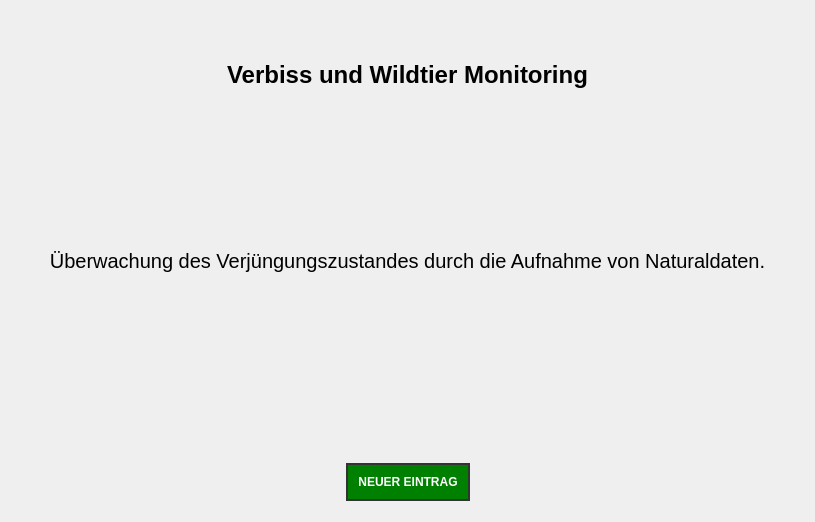
<?xml version="1.0" encoding="UTF-8"?>
<ui version="4.0">
 <class>Form</class>
 <widget class="QWidget" name="Form">
  <property name="geometry">
   <rect>
    <x>0</x>
    <y>0</y>
    <width>815</width>
    <height>522</height>
   </rect>
  </property>
  <property name="windowTitle">
   <string>Form</string>
  </property>
  <layout class="QGridLayout" name="gridLayout">
   <item row="0" column="0">
    <widget class="QWidget" name="lfbHeadline" native="true">
     <layout class="QVBoxLayout" name="_2">
      <property name="topMargin">
       <number>50</number>
      </property>
      <property name="bottomMargin">
       <number>10</number>
      </property>
      <item>
       <widget class="QLabel" name="label">
        <property name="sizePolicy">
         <sizepolicy hsizetype="Preferred" vsizetype="Fixed">
          <horstretch>0</horstretch>
          <verstretch>0</verstretch>
         </sizepolicy>
        </property>
        <property name="font">
         <font>
          <pointsize>18</pointsize>
          <weight>75</weight>
          <bold>true</bold>
         </font>
        </property>
        <property name="text">
         <string>Verbiss und Wildtier Monitoring</string>
        </property>
        <property name="alignment">
         <set>Qt::AlignCenter</set>
        </property>
        <property name="margin">
         <number>10</number>
        </property>
       </widget>
      </item>
      <item>
       <widget class="QLabel" name="label_2">
        <property name="font">
         <font>
          <pointsize>15</pointsize>
         </font>
        </property>
        <property name="text">
         <string>Überwachung des Verjüngungszustandes durch die Aufnahme von Naturaldaten.</string>
        </property>
        <property name="alignment">
         <set>Qt::AlignCenter</set>
        </property>
        <property name="wordWrap">
         <bool>true</bool>
        </property>
        <property name="margin">
         <number>5</number>
        </property>
       </widget>
      </item>
      <item>
       <layout class="QHBoxLayout" name="horizontalLayout">
        <property name="leftMargin">
         <number>0</number>
        </property>
        <property name="topMargin">
         <number>20</number>
        </property>
        <item>
         <spacer name="horizontalSpacer">
          <property name="orientation">
           <enum>Qt::Horizontal</enum>
          </property>
          <property name="sizeHint" stdset="0">
           <size>
            <width>40</width>
            <height>20</height>
           </size>
          </property>
         </spacer>
        </item>
        <item>
         <widget class="QPushButton" name="lfbNewEntry">
          <property name="font">
           <font>
            <weight>75</weight>
            <bold>true</bold>
           </font>
          </property>
          <property name="cursor">
           <cursorShape>PointingHandCursor</cursorShape>
          </property>
          <property name="styleSheet">
           <string notr="true">QPushButton{
	border-radius: 20px;
	border: 2px solid #333;
	color: #555;
	margin: 10px 0px 0px;
	padding: 10px;
}
QPushButton:hover{
	background-color: yellow;
}
QPushButton:enabled{
	border-radius: 20px;
	border: 2px solid #333;
	background-color: green;
	color: #fff;
}</string>
          </property>
          <property name="text">
           <string>NEUER EINTRAG</string>
          </property>
         </widget>
        </item>
        <item>
         <spacer name="horizontalSpacer_3">
          <property name="orientation">
           <enum>Qt::Horizontal</enum>
          </property>
          <property name="sizeHint" stdset="0">
           <size>
            <width>40</width>
            <height>20</height>
           </size>
          </property>
         </spacer>
        </item>
       </layout>
      </item>
     </layout>
    </widget>
   </item>
  </layout>
 </widget>
 <resources/>
 <connections/>
</ui>
